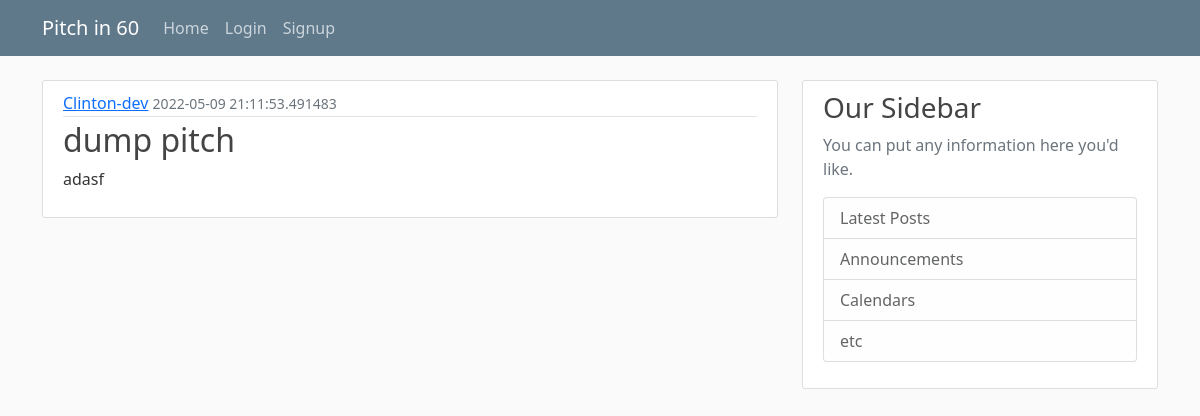
The app's page /pitch/11 with its own data.
### pitch/models.py (models this page shows, shortened)
class User(db.Model, UserMixin):
    id = db.Column(db.Integer, primary_key=True)
    username = db.Column(db.String(20), unique=True, nullable=False)
    email = db.Column(db.String(120), unique=True, nullable=False)
    image_file = db.Column(db.String(20), nullable=False, default='default.png')
    password = db.Column(db.String(60), nullable=False)
    pitches = db.relationship('Pitch', backref='author', lazy=True)

class Pitch(db.Model):
    id = db.Column(db.Integer, primary_key=True)
    title = db.Column(db.String(100), nullable=False)
    date_posted = db.Column(db.DateTime, nullable=False, default=datetime.utcnow)
    content = db.Column(db.Text, nullable=False)
    user_id = db.Column(db.Integer, db.ForeignKey('user.id'), nullable=False)

### pitch/pitches/routes.py (the view)
@pitches.route("/pitch/<int:pitch_id>")
def pitch(pitch_id):
    pitch = Pitch.query.get(pitch_id)
    return render_template("pitch.html", title="New pitch", pitch = pitch)

### pitch/templates/pitch.html (shortened to what this page needs)
{% extends "layout.html" %}
{% block content %}
        <article class="media content-section">
          <div class="media-body">
            <div class="article-metadata">
              <a class="mr-2" href="#">{{ pitch.author.username }}</a>
              <small class="text-muted">{{ pitch.date_posted }}</small>
            </div>
            <h2>{{ pitch.title}}</h2>
            <p class="article-content">{{ pitch.content }}</p>
          </div>
        </article>
{% endblock content%}

### pitch/static/styles.css (style rules this page uses)
body { background: #fafafa; color: #333333; margin-top: 5rem; }
h1, h2, h3, h4, h5, h6 { color: #444444; }
.content-section { background: #ffffff; padding: 10px 20px; border: 1px solid #dddddd; border-radius: 3px; margin-bottom: 20px; }
.article-content { white-space: pre-line; }
.article-metadata { padding-bottom: 1px; margin-bottom: 4px; border-bottom: 1px solid #e3e3e3 }

### records on screen
User: author.username "Clinton-dev"
Pitch: date_posted "2022-05-09 21:11:53.491483", title "dump pitch", content "adasf"
